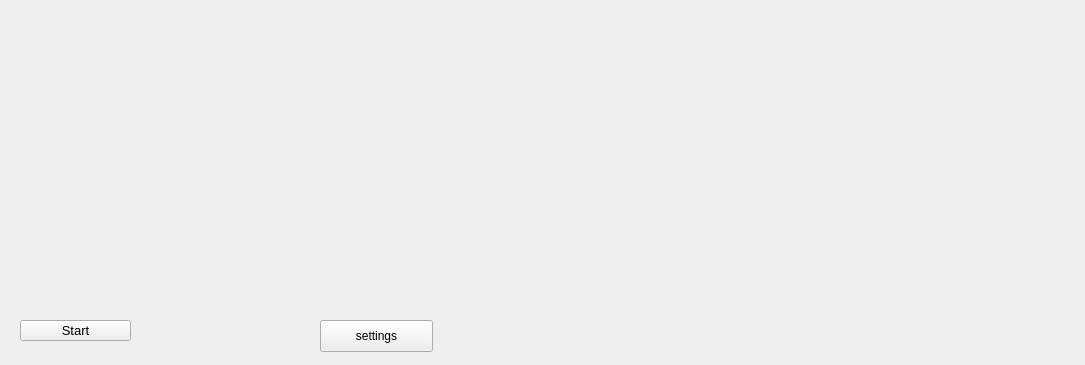
<?xml version="1.0" encoding="UTF-8"?>
<ui version="4.0">
 <class>MainWindow</class>
 <widget class="QMainWindow" name="MainWindow">
  <property name="geometry">
   <rect>
    <x>0</x>
    <y>0</y>
    <width>1085</width>
    <height>365</height>
   </rect>
  </property>
  <property name="windowTitle">
   <string>PLLTrainer</string>
  </property>
  <widget class="QWidget" name="centralWidget">
   <widget class="CubeWidget" name="cubeWidget" native="true">
    <property name="geometry">
     <rect>
      <x>20</x>
      <y>20</y>
      <width>280</width>
      <height>280</height>
     </rect>
    </property>
   </widget>
   <widget class="QPushButton" name="startButton">
    <property name="geometry">
     <rect>
      <x>20</x>
      <y>320</y>
      <width>111</width>
      <height>21</height>
     </rect>
    </property>
    <property name="font">
     <font>
      <pointsize>10</pointsize>
     </font>
    </property>
    <property name="text">
     <string>Start</string>
    </property>
   </widget>
   <widget class="QLabel" name="resultLabel">
    <property name="geometry">
     <rect>
      <x>150</x>
      <y>320</y>
      <width>171</width>
      <height>21</height>
     </rect>
    </property>
    <property name="font">
     <font>
      <pointsize>10</pointsize>
     </font>
    </property>
    <property name="text">
     <string/>
    </property>
    <property name="alignment">
     <set>Qt::AlignRight|Qt::AlignTrailing|Qt::AlignVCenter</set>
    </property>
   </widget>
   <widget class="QLabel" name="totalResultLabel">
    <property name="geometry">
     <rect>
      <x>20</x>
      <y>350</y>
      <width>191</width>
      <height>16</height>
     </rect>
    </property>
    <property name="font">
     <font>
      <pointsize>10</pointsize>
     </font>
    </property>
    <property name="text">
     <string/>
    </property>
   </widget>
   <widget class="ButtonsWidget" name="buttons" native="true">
    <property name="geometry">
     <rect>
      <x>320</x>
      <y>20</y>
      <width>711</width>
      <height>281</height>
     </rect>
    </property>
   </widget>
   <widget class="QLabel" name="timerLabel">
    <property name="geometry">
     <rect>
      <x>880</x>
      <y>320</y>
      <width>151</width>
      <height>41</height>
     </rect>
    </property>
    <property name="font">
     <font>
      <family>Verdana</family>
      <pointsize>12</pointsize>
     </font>
    </property>
    <property name="text">
     <string/>
    </property>
    <property name="alignment">
     <set>Qt::AlignCenter</set>
    </property>
   </widget>
   <widget class="QPushButton" name="pushButton">
    <property name="geometry">
     <rect>
      <x>320</x>
      <y>320</y>
      <width>113</width>
      <height>32</height>
     </rect>
    </property>
    <property name="text">
     <string>settings</string>
    </property>
   </widget>
  </widget>
 </widget>
 <layoutdefault spacing="6" margin="11"/>
 <customwidgets>
  <customwidget>
   <class>CubeWidget</class>
   <extends>QWidget</extends>
   <header>cubewidget.h</header>
   <container>1</container>
  </customwidget>
  <customwidget>
   <class>ButtonsWidget</class>
   <extends>QWidget</extends>
   <header>buttonswidget.h</header>
   <container>1</container>
  </customwidget>
 </customwidgets>
 <resources/>
 <connections/>
</ui>
